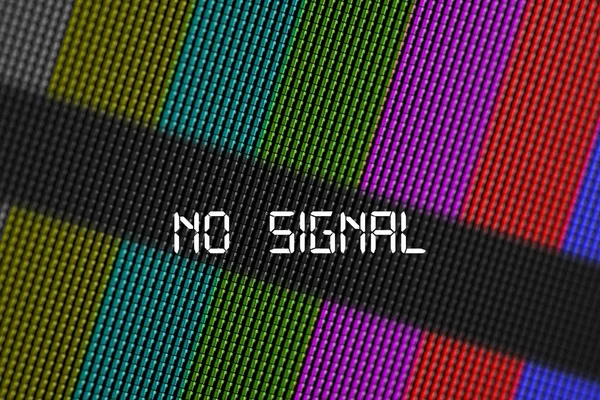
#> input picture testpixel.jpg, 600 x 400 px
$ python image_encrypt_decrypt.py
#> lines starting #> are read from the running program, lines starting #| are printed output that depends on the picture
#> the answer given: 1
#> the answer given: 3
#> the answer given: testpixel.jpg
from PIL import Image

def encrypt_image(input_image, output_image, key):
#> called with input_image = 'testpixel.jpg', output_image = 'encrypted_image.png', key = 3
    img = Image.open(input_image)
#> img is the input picture: PIL image 600x400 RGB; mean R, G, B 66.1, 51.8, 52.8
    pixels = img.load()

    for x in range(img.width):
        for y in range(img.height):
            r, g, b = pixels[x, y]
            pixels[x, y] = (
                (r + key) % 256,
                (g + key) % 256,
                (b + key) % 256
            )

    img.save(output_image)
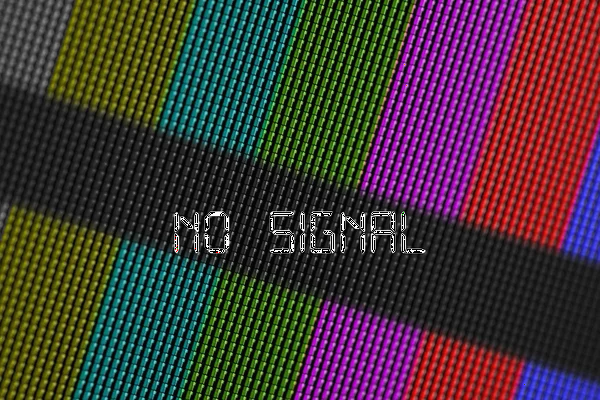
#> saved as encrypted_image.png: PIL image 600x400 RGB; mean R, G, B 67.8, 53.5, 54.5
    print("Encryption completed successfully!")


def decrypt_image(input_image, output_image, key):
    img = Image.open(input_image)
    pixels = img.load()

    for x in range(img.width):
        for y in range(img.height):
            r, g, b = pixels[x, y]
            pixels[x, y] = (
                (r - key) % 256,
                (g - key) % 256,
                (b - key) % 256
            )

    img.save(output_image)
    print("Decryption completed successfully!")


if __name__ == "__main__":
    print("Pixel Manipulation Image Encryption")
    print("1. Encrypt Image")
    print("2. Decrypt Image")

    choice = input("Enter your choice (1 or 2): ")
    key = int(input("Enter encryption key (number): "))

    if choice == "1":
        input_img = input("Enter input image name (with extension): ")
        output_img = "encrypted_image.png"
        encrypt_image(input_img, output_img, key)

    elif choice == "2":
        input_img = input("Enter encrypted image name: ")
        output_img = "decrypted_image.png"
        decrypt_image(input_img, output_img, key)

    else:
        print("Invalid choice!")
